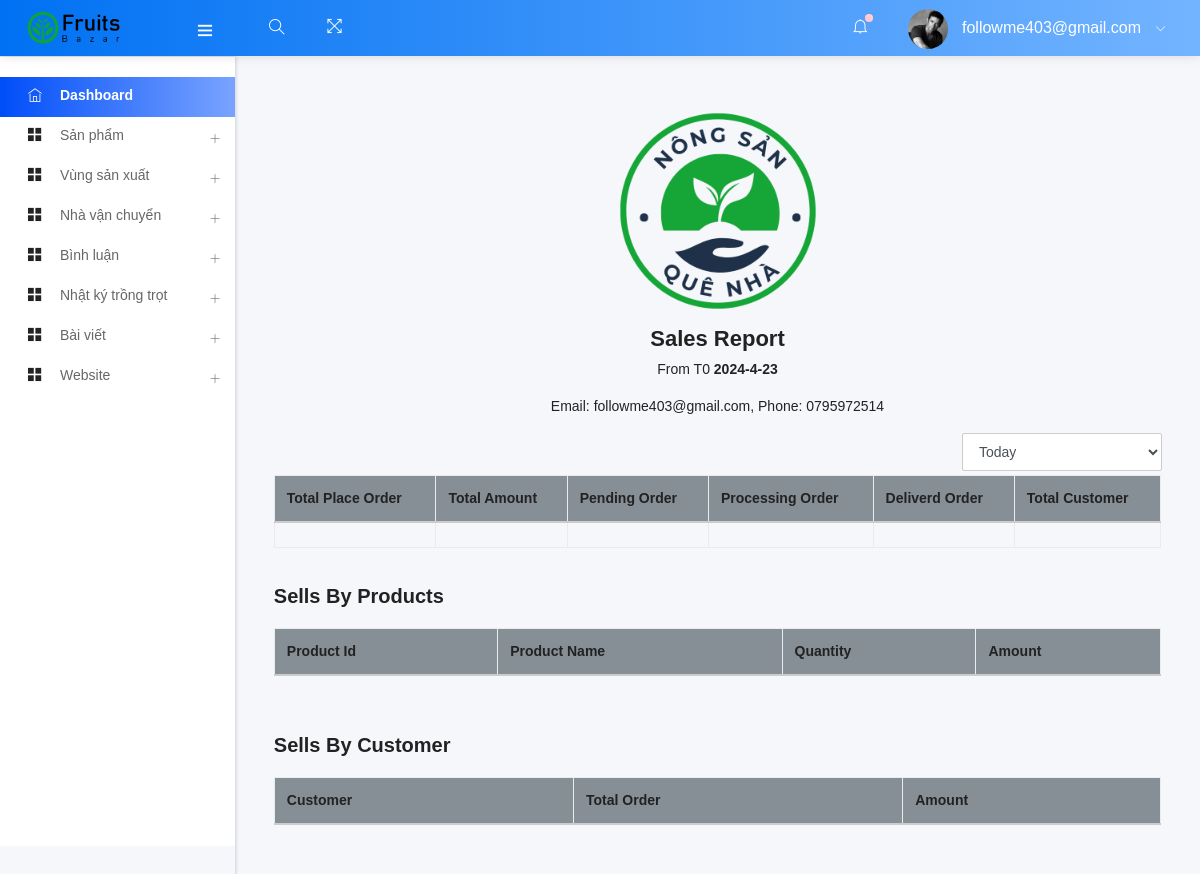
The page /nongdan/make_report.php (signed in) on the database its author committed.
### tables this page shows
CREATE TABLE `add_logo` (
  `id` int(10) NOT NULL,
  `img` varchar(200) NOT NULL
);

CREATE TABLE `header_info` (
  `id` int(10) NOT NULL,
  `email` varchar(30) NOT NULL,
  `tweeter` varchar(500) NOT NULL,
  `fb_link` varchar(500) NOT NULL,
  `pinterest` varchar(500) NOT NULL,
  `phone` varchar(20) NOT NULL
);

### nongdan/make_report.php (called while the page is built, shortened)
<?php
    include ("template.php");
?>

### nongdan/class/adminback.php (called while the page is built, shortened)
<?php
class  adminback
{
    private $connection;
    function __construct()
    {
        $dbhost = "localhost";
        $dbuser = "tien123";
        $dbpass = "123456";
        $dbname = "nongsanquenha";
        $this->connection = mysqli_connect($dbhost, $dbuser, $dbpass, $dbname);
        mysqli_set_charset($this->connection, 'UTF8');
    }
    function display_links()
    {
        $query = "SELECT * FROM header_info";
        if (mysqli_query($this->connection, $query)) {
            $ctg_info = mysqli_query($this->connection, $query);
            return $ctg_info;
        }
    }
    function display_logo()
    {
        $query = "SELECT * FROM add_logo";
        if (mysqli_query($this->connection, $query)) {
            $pdt_info = mysqli_query($this->connection, $query);
            return $pdt_info;
        }
    }
}

### nongdan/views/make_report_view.php (the view, shortened to what this page needs)
<?php
    $links = $obj->display_links();
    $link= mysqli_fetch_assoc($links);
?>
<div class="container">
    <div class="d-flex justify-content-center">
        <a href="#">
            <?php
            $obj = new adminback();
            $logo_info = $obj->display_logo();
            $logo = mysqli_fetch_assoc($logo_info);
            ?>
            <img class="img-fluid my-3" src="uploads/<?php echo $logo['img']; ?>" width="200px" alt="Theme-Logo" />
        </a>
    </div>
    <h4 class="text-center">Sales Report</h4>
    <p class="text-center">From <span id="from" class="font-weight-bold"></span> T0 <span id="to" class="font-weight-bold"> <?php $mydate=getdate(date("U"));
echo "$mydate[year]-$mydate[mon]-$mydate[mday]"; ?> </span></p>
<p class="text-center">Email: <?php echo $link['email'] ?>, Phone: <?php echo $link['phone'] ?> </p>
</div>
<div class="mydiv">
    <form action="" class="form">
        <select name="filterDate" id="filterDate" class="form-control">
            <option value="<?php echo date("Y-m-d") ?>">Today</option>
        </select>
    </form>
</div>
<div class="div">
    <br> <br>
    <table class="table table-bordered">
        <thead>
            <tr class="bg-secondary">
                <th>
                    Total Place Order
                </th>
                <th>Total Amount</th>
                <th>Pending Order</th>
                <th>Processing Order</th>
                <th>Deliverd Order</th>
                <th>Total Customer</th>
            </tr>
        </thead>
        <tbody>
            <tr>
                <td id="totalOrder"></td>
                <td id="totalSell"></td>
                <td id="pendingOrder"></td>
                <td id="processingOrder"></td>
                <td id="DeliverOrder"></td>
                <td id="totalCustomer"></td>
            </tr>
        </tbody>
    </table>
</div>
<br>
<div>
    <h5>Sells By Products</h5> <br>
    <table class="table table-bordered table-striped">
        <thead>
            <tr class="bg-secondary">
                <th>Product Id</th>
                <th>Product Name</th>
                <th>Quantity</th>
                <th>Amount</th>
            </tr>
        </thead>
    </table>
</div>
<br><br>
<div>
    <h5>Sells By Customer</h5> <br>
    <table class="table table-bordered table-striped">
        <thead>
            <tr class="bg-secondary">
                <th>Customer</th>
                <th>Total Order</th>
                <th>Amount</th>
            </tr>
        </thead>
    </table>
</div>

### nongdan/views/make_report_view.php (style rules this page uses)
.mydiv { width: 200px; position: absolute; right: 38px; overflow: hidden; }

### rows shown on the page
add_logo: img (picture)
header_info: email "followme403@gmail.com", phone "0795972514"

### other values the page prints
$nongdan_email "followme403@gmail.com"
$mydate[year] "2024"
$mydate[mon] "4"
$mydate[mday] "23"
